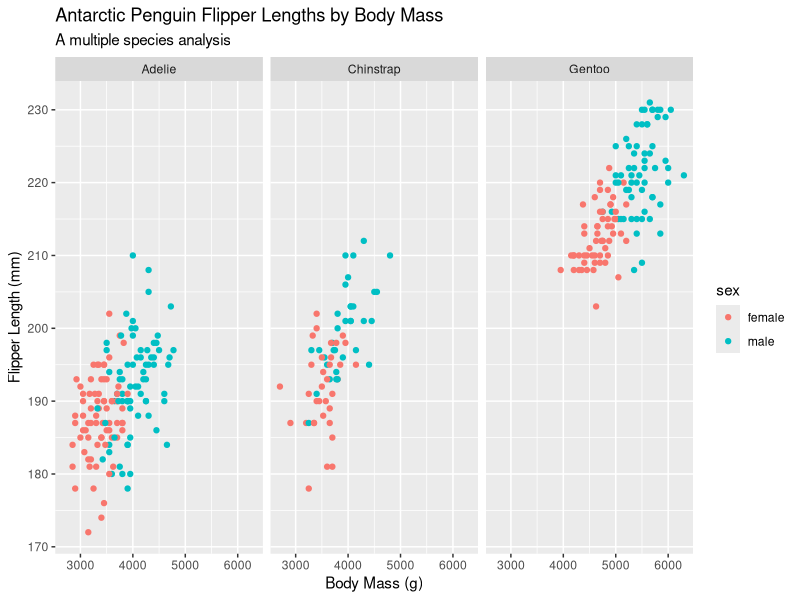
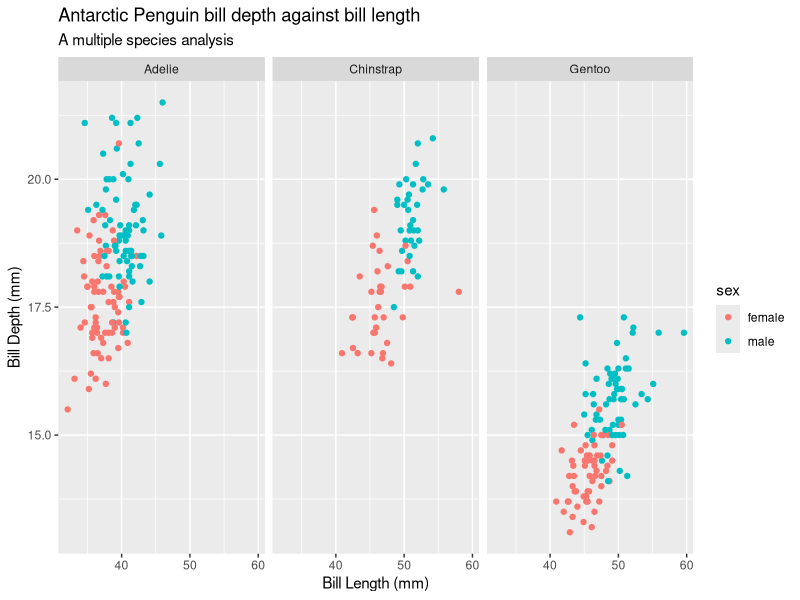

Source code (R) for these figures, in order:
## ---- chunk 1
library(tidyverse)
library(palmerpenguins)
library(bslib)
## ---- chunk 2
data = palmerpenguins::penguins %>% drop_na() # assign data and drop NA's, since we'll likely not be able to interpolate the data. 

head(data) # head and tail to inspect quickly
tail(data)

glimpse(data) # To see the columns and data types we'll be working with. 
colnames(data) # Quickly reference column nsames for selection. 
## ---- chunk 3
# We can select the data that we'll use for both questions:
# Island and Year are not required to answer our questions, so we'll select all other columns to work with:

data_penguins = data %>% 
  select(-island, -year)

glimpse(data_penguins) # glimpse again or use colnames(data_penguis) to confirm the removal of the two columns. 

## ---- chunk 4
# Flipper length ~ Body Mass by Species and Sex
plot_1 = ggplot() + 
  geom_point(data = data_penguins, 
             aes(x = body_mass_g, y = flipper_length_mm, 
                 color = sex)) +
  facet_grid(~species) +
  labs(title = "Antarctic Penguin Flipper Lengths by Body Mass", subtitle = "A multiple species analysis") + 
  xlab("Body Mass (g)") +
  ylab("Flipper Length (mm)")

plot_1
## ---- chunk 5
table_1_M = data_penguins %>% 
  filter(sex == "male") %>% 
  group_by(species) %>% 
  summarize("No. Inviduals" = n(), "Average Flipper Length (mm)" = mean(flipper_length_mm))

table_1_F = data_penguins %>% 
  filter(sex == "female") %>% 
  group_by(species) %>% 
  summarize("No. Inviduals" = n(), "Average Flipper Length (mm)" = mean(flipper_length_mm))
## ---- chunk 6
knitr::kable(table_1_M,
             align = "c")
## ---- chunk 7
knitr::kable(table_1_F,
             align = "c")
## ---- chunk 8
plot_2 = ggplot() + 
  geom_point(data = data_penguins, 
             aes(x = bill_length_mm, y = bill_depth_mm, 
                 color = sex)) +
  facet_grid(~species) +
  labs(title = "Antarctic Penguin bill depth against bill length", subtitle = "A multiple species analysis") + 
  xlab("Bill Length (mm)") +
  ylab("Bill Depth (mm)")

plot_2
## ---- chunk 9
table_2_M = data_penguins %>% 
  filter(sex == "male") %>% 
  group_by(species) %>% 
  summarize("No. Individuals" = n(), 
            "Average Bill Depth (mm)" = mean(bill_depth_mm), 
            "Average Bill Length (mm)" = mean(bill_length_mm))

table_2_F = data_penguins %>% 
  filter(sex == "female") %>% 
  group_by(species) %>% 
  summarize("No. Individuals" = n(), 
            "Average Bill Depth (mm)" = mean(bill_depth_mm), 
            "Average Bill Length (mm)" = mean(bill_length_mm))
## ---- chunk 10
knitr::kable(table_2_M, 
             align = "c")

## ---- chunk 11
knitr::kable(table_2_F,
             align = "c")
## ---- chunk 12
citation(package = "palmerpenguins")
citation(package = 'bslib')
citation(package = 'tidyverse')
## ---- chunk 13

# The project will likely be to graph the different physical attributes of the penguins, Usng facets and create a section for different measurements. 

# Raw looks like most fun, QUESTIONS I CAN ASK A VISUALIZE:
# data_Q1: Relationship: Body Mass ~ Sex between species.
# Body mass ~ flipper size
# 

install.packages('palmerpenguins')


library(palmerpenguins)
library(tidyverse)
# library(bslib) # This is for rmarkdown html themes for rmarkdown. 



data = palmerpenguins::penguins %>% drop_na()

head(data)
tail(data)
glimpse(data)
colnames(data)

# Flipper length ~ Body Mass by Species and Sex
plot_1 = ggplot() + 
  geom_point(data = data, 
             aes(x = body_mass_g, y = flipper_length_mm, 
                 color = sex)) +
  facet_grid(~species) +
  labs(title = "Antarctic Penguin Flipper Lengths by Body Mass", subtitle = "A multiple species analysis") + 
  xlab("Body Mass (g)") +
  ylab("Flipper Length (mm)")

# Bill depth ~ bill length by species and sex
plot_2 = ggplot() + 
  geom_point(data = data, 
             aes(x = bill_length_mm, y = bill_depth_mm, 
                 color = sex)) +
  facet_grid(~species) +
  labs(title = "Antarctic Penguin bill depth against bill length", subtitle = "A multiple species analysis") + 
  xlab("Bill Length (mm)") +
  ylab("Bill Depth (mm)")

table_2_M = data_penguins %>% 
  filter(sex == "male") %>% 
  group_by(species) %>% 
  summarize("No. Individuals" = n(), 
            "Average Bill Depth (mm)" = mean(bill_depth_mm), 
            "Average Bill Length (mm)" = mean(bill_length_mm))

table_2_F = data_penguins %>% 
  filter(sex == "female") %>% 
  group_by(species) %>% 
  summarize("No. Individuals" = n(), 
            "Average Bill Depth (mm)" = mean(bill_depth_mm), 
            "Average Bill Length (mm)" = mean(bill_length_mm))

#---- References

# citation()
citation(package = "palmerpenguins")
citation(package = 'bslib')
citation(package = 'tidyverse')
